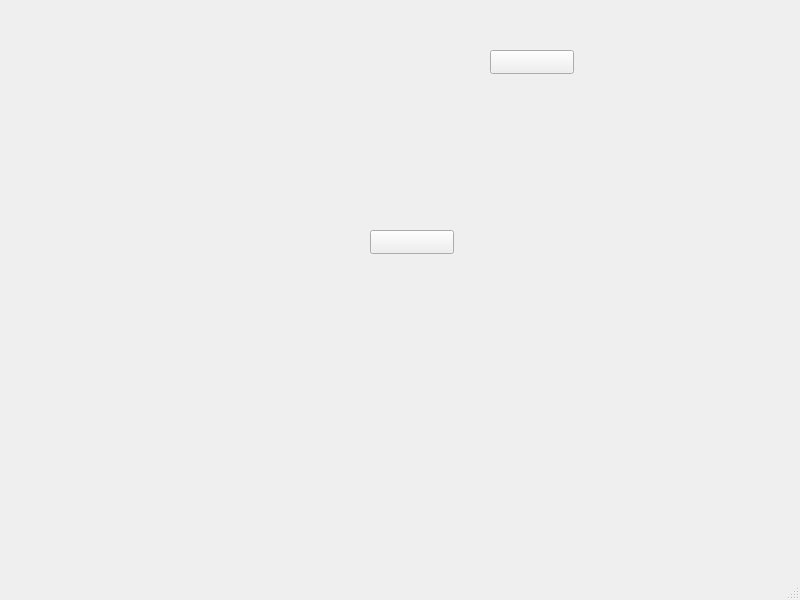
<?xml version="1.0" encoding="UTF-8"?>
<ui version="4.0">
 <class>GameClassic</class>
 <widget class="QMainWindow" name="GameClassic">
  <property name="geometry">
   <rect>
    <x>0</x>
    <y>0</y>
    <width>800</width>
    <height>600</height>
   </rect>
  </property>
  <property name="windowTitle">
   <string>MainWindow</string>
  </property>
  <widget class="QWidget" name="centralwidget">
   <widget class="QPushButton" name="pushButton">
    <property name="geometry">
     <rect>
      <x>370</x>
      <y>230</y>
      <width>84</width>
      <height>24</height>
     </rect>
    </property>
    <property name="text">
     <string/>
    </property>
   </widget>
   <widget class="QPushButton" name="pushButton_2">
    <property name="geometry">
     <rect>
      <x>490</x>
      <y>50</y>
      <width>84</width>
      <height>24</height>
     </rect>
    </property>
    <property name="text">
     <string/>
    </property>
   </widget>
  </widget>
  <widget class="QMenuBar" name="menubar">
   <property name="geometry">
    <rect>
     <x>0</x>
     <y>0</y>
     <width>800</width>
     <height>25</height>
    </rect>
   </property>
  </widget>
  <widget class="QStatusBar" name="statusbar"/>
 </widget>
 <resources/>
 <connections/>
</ui>
